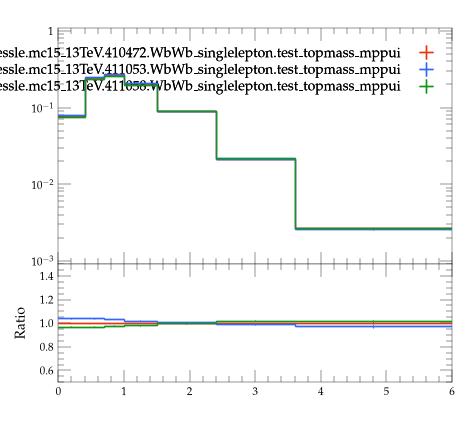

Python code for this plot:
#! /usr/bin/env python3

# This Python script was auto-generated using YODA v2.1.2.
# Analysis object: /WbWb_singlelepton/r_bj
# Timestamp: 07-08-2026 (09:26:46)

import matplotlib as mpl
import matplotlib.pyplot as plt
mpl.use('Agg') # comment out for interactive use
import os
import numpy as np
from numpy import nan, inf

plotDir = os.path.split(os.path.realpath(__file__))[0]
if 'YODA_USER_PLOT_PATH' in globals():
    plot_outdir = globals()['YODA_USER_PLOT_PATH']
else:
    plot_outdir = plotDir

#plot style
plt.style.use(os.path.join(plotDir, '../default.mplstyle'))
# plot metadata
figW, figH = plt.rcParams['figure.figsize']
ax_xLabel = ''
ax_yLabel = ''
ax_title  = ''
ax_xScale = 'linear'
ax_yScale = 'log'
xLims = (0.0, 6.0)
yLims = (0.0009000000000000001, 1.1)

# TeX-friendly labels for the legend
labels = {
  'legend' : ([ r"user.johessle.mc15\_13TeV.410472.WbWb\_singlelepton.test\_topmass\_mppui", r"user.johessle.mc15\_13TeV.411053.WbWb\_singlelepton.test\_topmass\_mppui", r"user.johessle.mc15\_13TeV.411058.WbWb\_singlelepton.test\_topmass\_mppui" ], r""),
}

# Adjust canvas width and height
canvasW = 10.0
canvasH = 9.0
figW *= canvasW/10.
figH *= canvasH/9.

# Create figure and axis objects
fig, (ax, ratio0_ax) = plt.subplots(2, 1, sharex=True,
                  figsize=(figW,figH), gridspec_kw={'height_ratios': (6.0, 3.0)})

# Set figure margins
plt.subplots_adjust(
    left   = 1.0 * plt.rcParams['figure.subplot.left'],
    right  = 1.0 * plt.rcParams['figure.subplot.right'],
    top    = 1.0 * plt.rcParams['figure.subplot.top'],
    bottom = 1.0 * plt.rcParams['figure.subplot.bottom'])

ratio0_ax.yaxis.set_major_locator(mpl.ticker.MultipleLocator(0.2))
ratio0_ax.set_ylim(0.5, 1.4999)
ratio0_ax.set_ylabel('Ratio')

# the numerical data is stored in a separate file
dataf = dict()
prefix = os.path.split(__file__)[0]
if prefix:    prefix = prefix + '/'
exec(open(prefix+'r_bj__data.py').read(), dataf)


legend_handles = dict() # keep track of handles for the legend

# style options for curves
# starts at zorder>=5 to draw curve on top of legend
styles = {
  'user.johessle.mc15_13TeV.410472.WbWb_singlelepton.test_topmass_mppui.yoda': {
    'color' : '#EE3311',
    'linestyle' : '-',
    'lineopacity' : 1.0,
    'linewidth' : 1,
    'marker' : 'none',
    'markersize' : 2,
    'capsize' : 0.0,
    'zorder' : 5,
    'histstyle' : 1,
    'drawstyle' : 'steps-pre',
    'xerrorbars' : 1,
    'yerrorbars' : 1,
    'fillcolor' : None,
    'fillopacity' : 1.0,
    'ratio0_linestyle' : '-',
    'ratio0_lineopacity' : 1.0,
    'ratio0_linewidth' : 1,
    'ratio0_marker' : 'none',
    'ratio0_markersize' : 2,
    'ratio0_capsize' : 0.0,
    'ratio0_zorder' : 5,
    'ratio0_histstyle' : 1,
    'ratio0_drawstyle' : 'steps-pre',
    'ratio0_xerrorbars' : 1,
    'ratio0_yerrorbars' : 1,
  },
  'user.johessle.mc15_13TeV.411053.WbWb_singlelepton.test_topmass_mppui.yoda': {
    'color' : '#3366FF',
    'linestyle' : '-',
    'lineopacity' : 1.0,
    'linewidth' : 1,
    'marker' : 'none',
    'markersize' : 2,
    'capsize' : 0.0,
    'zorder' : 6,
    'histstyle' : 1,
    'drawstyle' : 'steps-pre',
    'xerrorbars' : 1,
    'yerrorbars' : 1,
    'fillcolor' : None,
    'fillopacity' : 1.0,
    'ratio0_linestyle' : '-',
    'ratio0_lineopacity' : 1.0,
    'ratio0_linewidth' : 1,
    'ratio0_marker' : 'none',
    'ratio0_markersize' : 2,
    'ratio0_capsize' : 0.0,
    'ratio0_zorder' : 6,
    'ratio0_histstyle' : 1,
    'ratio0_drawstyle' : 'steps-pre',
    'ratio0_xerrorbars' : 1,
    'ratio0_yerrorbars' : 1,
  },
  'user.johessle.mc15_13TeV.411058.WbWb_singlelepton.test_topmass_mppui.yoda': {
    'color' : '#109618',
    'linestyle' : '-',
    'lineopacity' : 1.0,
    'linewidth' : 1,
    'marker' : 'none',
    'markersize' : 2,
    'capsize' : 0.0,
    'zorder' : 7,
    'histstyle' : 1,
    'drawstyle' : 'steps-pre',
    'xerrorbars' : 1,
    'yerrorbars' : 1,
    'fillcolor' : None,
    'fillopacity' : 1.0,
    'ratio0_linestyle' : '-',
    'ratio0_lineopacity' : 1.0,
    'ratio0_linewidth' : 1,
    'ratio0_marker' : 'none',
    'ratio0_markersize' : 2,
    'ratio0_capsize' : 0.0,
    'ratio0_zorder' : 7,
    'ratio0_histstyle' : 1,
    'ratio0_drawstyle' : 'steps-pre',
    'ratio0_xerrorbars' : 1,
    'ratio0_yerrorbars' : 1,
  },
}

# curve from input yoda files in main panel
for label, yvals in dataf['yvals'].items():
    if all(np.isnan(v) for v in dataf['yvals'][label]):
        continue
    tmp = None
    if styles[label]['histstyle']: # draw as histogram
        xpos = dataf['xedges'][label] if styles[label]['drawstyle'] else dataf['xpoints'][label]
        ypos = np.insert(yvals, 0, yvals[0]) if styles[label]['drawstyle'] else yvals
        if styles[label]['fillcolor']: # fill area below curve
            ax.fill_between(xpos, ypos, step='pre',
                            color=styles[label]['fillcolor'],
                            alpha=styles[label]['fillopacity'])
        tmp, = ax.plot(xpos, ypos,
                       color=styles[label]['color'],
                       linestyle=styles[label]['linestyle'],
                       alpha=styles[label]['lineopacity'],
                       linewidth=styles[label]['linewidth'],
                       drawstyle=styles[label]['drawstyle'], solid_joinstyle='miter',
                       zorder=styles[label]['zorder'], label=label)
    tmp = ax.errorbar(dataf['xpoints'][label], yvals,
                      xerr=np.array(dataf['xerrs'][label])*styles[label]['xerrorbars'],
                      yerr=np.array(dataf['yerrs'][label])*styles[label]['yerrorbars'],
                      fmt=styles[label]['marker'], capsize=styles[label]['capsize'],
                      alpha=styles[label]['lineopacity'],
                      markersize=styles[label]['markersize'],
                      ecolor=styles[label]['color'],
                      color=styles[label]['color'], zorder=styles[label]['zorder'])
    tmp[-1][0].set_linestyle(styles[label]['linestyle'])
    tmp[-1][0].set_linewidth(styles[label]['linewidth'])
    if label in dataf['add_legend_handle']:  legend_handles[label] = tmp
    for varLabel in dataf['variation_yvals'].keys():
        if varLabel.startswith(label):
            tmp, = ax.plot(dataf['xedges'][label], dataf['variation_yvals'][varLabel],
                           color=styles[label]['color'],
                           linestyle=styles[label]['linestyle'],
                           linewidth=styles[label]['linewidth'],
                           drawstyle='steps-pre', solid_joinstyle='miter',
                           zorder=styles[label]['zorder'], alpha=0.5)


# plots on ratio panel
# curve from input yoda files in ratio panel
for label, yvals in dataf['ratio0_yvals'].items():
    if all(np.isnan(v) for v in yvals):
        continue
    if styles[label]['ratio0_histstyle']: # plot as histogram
        xpos = dataf['xedges']['user.johessle.mc15_13TeV.410472.WbWb_singlelepton.test_topmass_mppui.yoda'] if styles[label]['ratio0_drawstyle'] else dataf['xpoints']['user.johessle.mc15_13TeV.410472.WbWb_singlelepton.test_topmass_mppui.yoda']
        ypos = np.insert(yvals, 0, yvals[0]) if styles[label]['ratio0_drawstyle'] else yvals
        ratio0_ax.plot(xpos, ypos,
                       color=styles[label]['color'],
                       linewidth=styles[label]['linewidth'],
                       linestyle=styles[label]['ratio0_linestyle'],
                       alpha=styles[label]['ratio0_lineopacity'],
                       drawstyle=styles[label]['ratio0_drawstyle'], zorder=styles[label]['zorder'],
                       solid_joinstyle='miter')
    tmp = ratio0_ax.errorbar(dataf['xpoints']['user.johessle.mc15_13TeV.410472.WbWb_singlelepton.test_topmass_mppui.yoda'], yvals,
                             xerr=np.array(dataf['ref_xerrs'])*styles[label]['ratio0_xerrorbars'],
                             yerr=np.array(dataf['ratio0_yerrs'][label])*styles[label]['ratio0_yerrorbars'],
                             fmt=styles[label]['ratio0_marker'], capsize=styles[label]['ratio0_capsize'],
                             alpha=styles[label]['ratio0_lineopacity'],
                             markersize=styles[label]['ratio0_markersize'],
                             ecolor=styles[label]['color'],
                             color=styles[label]['color'])
    tmp[-1][0].set_linestyle(styles[label]['ratio0_linestyle'])
    tmp[-1][0].set_linewidth(styles[label]['ratio0_linewidth'])

    for varlabel in dataf['ratio0_variation_vals'].keys():
        if varlabel.startswith(label):
            ratio0_ax.plot(dataf['xedges']['user.johessle.mc15_13TeV.410472.WbWb_singlelepton.test_topmass_mppui.yoda'],
                            dataf['ratio0_variation_vals'][varlabel],
                            color=styles[label]['color'],
                            linestyle=styles[label]['linestyle'],
                            linewidth=styles[label]['linewidth'],
                            drawstyle='steps-pre', solid_joinstyle='miter',
                            zorder=1, alpha=0.5)

legend_items = list(legend_handles.values())
ax.add_artist(ax.legend(legend_items,
                        labels['legend'][0],
                        title=labels['legend'][1],
                        alignment='right',
                        loc='upper right',
                        bbox_to_anchor=(1.0, 0.97),markerfirst=False))

# set plot metadata as defined above
ratio0_ax.set_xlabel(ax_xLabel)
ratio0_ax.xaxis.set_label_coords(1., -0.15)
ax.set_ylabel(ax_yLabel, ha='right', va='top')
ax.yaxis.set_label_coords(-0.11, 1.0)
ax.set_title(ax_title, loc='left')
ax.set_xscale(ax_xScale)
ax.set_yscale(ax_yScale)
ratio0_ax.set_yscale('linear')
ax.set_xlim(xLims)
ax.set_ylim(yLims)

# tick formatting
plt.rcParams['xtick.top'] = True
plt.rcParams['ytick.right'] = True
ax.yaxis.set_major_locator(mpl.ticker.LogLocator(base=10.0, numticks=np.inf))
ax.yaxis.set_minor_locator(mpl.ticker.LogLocator(
                           base=10.0, subs=np.arange(0.1, 1, 0.1), numticks=np.inf))
fig.align_ylabels((ax, ratio0_ax))
plt.savefig(os.path.join(plot_outdir, 'r_bj.pdf'), format='PDF')
plt.savefig(os.path.join(plot_outdir, 'r_bj.png'), format='PNG')

plt.close(fig)
